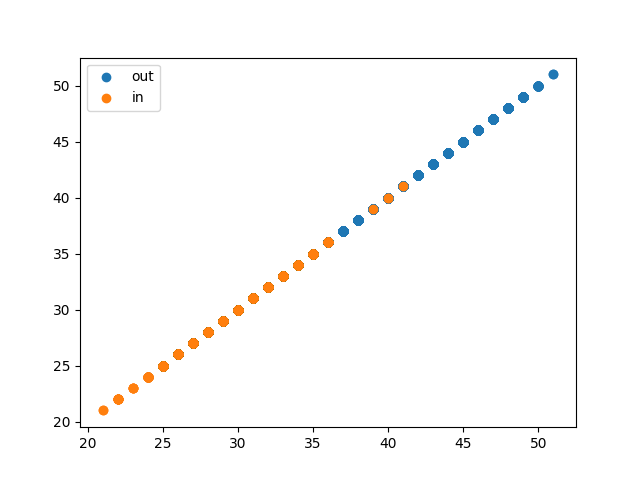

Reproduce this figure in Python.
import matplotlib.pyplot as plt
import pandas as pd

def plot_eda(df, col):
    plt.scatter(df[df['out/in'] == 'Out']['temp'], df[df['out/in'] == 'Out']['temp'], label='out')
    plt.scatter(df[df['out/in'] == 'In']['temp'], df[df['out/in'] == 'In']['temp'], label='in')
    plt.legend()
    plt.savefig(f'./rule_generation/eda.png')
    plt.show()


df = pd.read_csv('./rule_generation/IOT-temp.csv')
df = df.drop(columns=['id','room_id/id','noted_date'])

print('Count of each class:')
print(df.value_counts())

print(df['out/in'].value_counts())

plot_eda(df, 'out/in')
